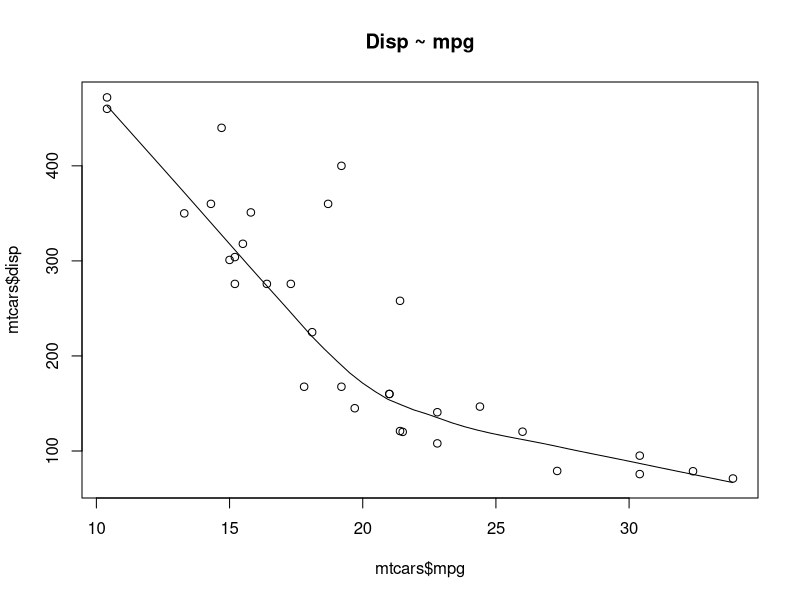
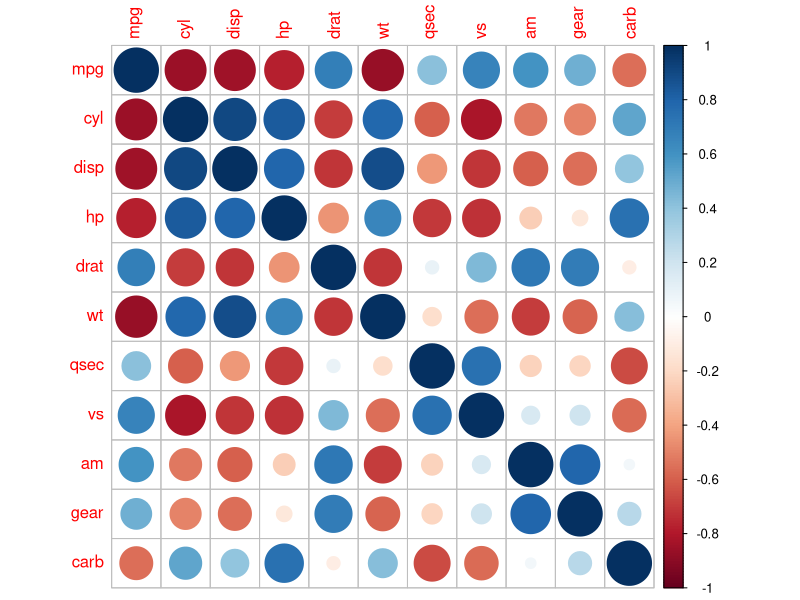
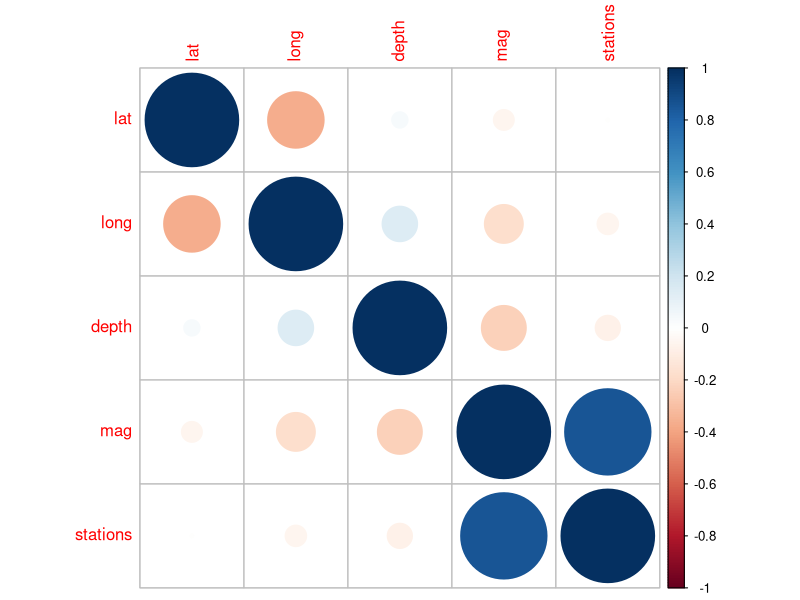
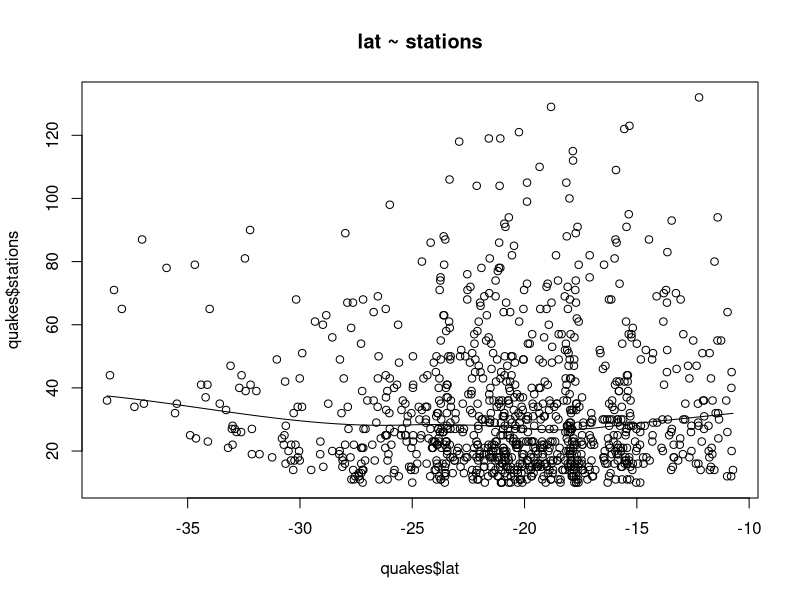
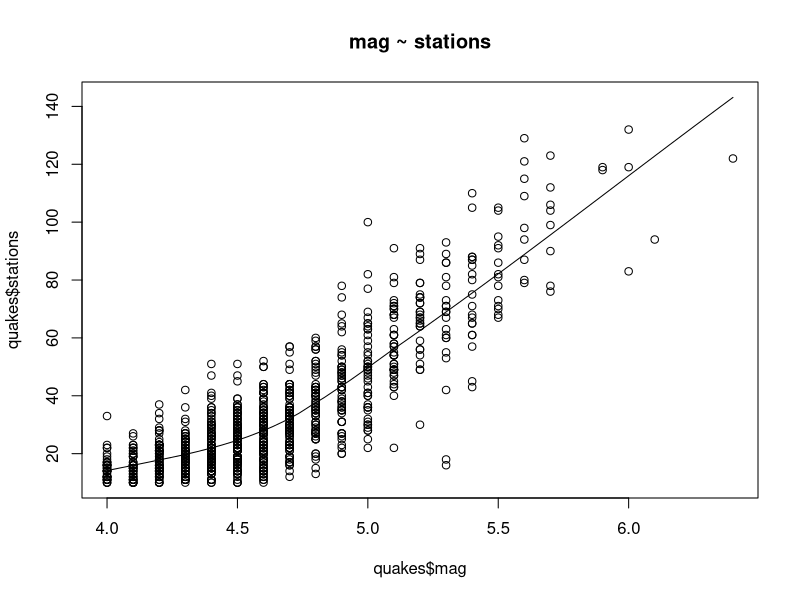
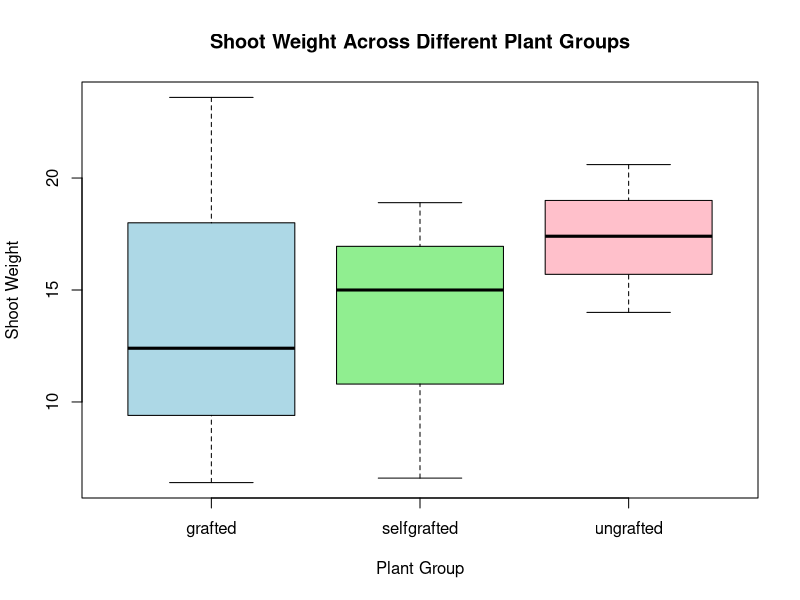
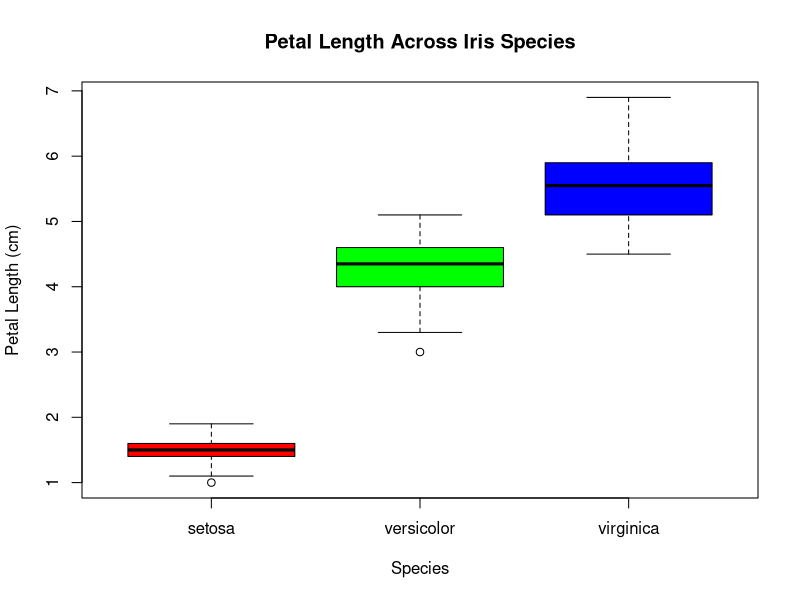

Reproduce these figures in R, in order.
############### Create a scatter plot ##############
data(mtcars)
View(mtcars)
scatter.smooth(x=mtcars$mpg,y=mtcars$disp,main="Disp ~ mpg")

############## Test for a correlation between two variables ##########
cor.test(mtcars$mpg,mtcars$disp)

############## Save and check test results ###################
cor_result <- cor.test(mtcars$mpg,mtcars$disp)
cor_result$estimate
cor_result$p.value

############# View correlation between many variables ############
library(corrplot)
corrplot(cor(mtcars))


########### Activity ###########
data(quakes)
View(quakes)

cor.test(quakes$long,quakes$depth)
cor_result <- cor.test(quakes$long,quakes$depth)
cor_result$estimate
cor_result$p.value

library(corrplot)
corrplot(cor(quakes))

scatter.smooth(x=quakes$lat,y=quakes$stations,main="lat ~ stations")
scatter.smooth(x=quakes$mag,y=quakes$stations,main="mag ~ stations")



######### T-test #############
data(sleep)
View(sleep)
t.test(extra ~ group,data = sleep)

data(trees)
View(trees)
t.test(trees$Girth,mu = 5)    ##### mu = Artificial Mean #####


######## Activity ############

arsenic <- data.frame(
  shoot_length = c(12.4,6.4,23.6,17.4,14,20.6,15,18.9,6.6,11),
  root_length = c(10,11.7,12.5,7.5,8,6.3,19,15,4,20)
)
print(arsenic)
summary(arsenic)

t.test(arsenic$root_length,mu = 15)
t_test_result<- t.test(arsenic$shoot_length,arsenic$root_length)
print(t_test_result)
t_test_result$p.value
t_test_result$estimate

arsenic_treated <- data.frame(
  Group = c("control","control","control","control","control","treatment1","treatment1","treatment1","treatment1","treatment1"),
  shoot_weight = c(12.4,6.4,23.6,17.4,14,20.6,15,18.9,6.6,11),
  root_weight = c(10,11.7,12.5,7.5,8,6.3,19,15,4,20)
)
print(arsenic_treated)
summary(arsenic_treated)
t.test(shoot_weight ~ Group, data = arsenic_treated)


############## ANOVA #######################
data("PlantGrowth")
View(PlantGrowth)
res_aov <- aov(weight ~ group,data = PlantGrowth)
summary(res_aov)

TukeyHSD(res_aov)


############# Activity ############
arsenic_treatment <- data.frame(
  Group = c("grafted","grafted","grafted","ungrafted","ungrafted","ungrafted","selfgrafted","selfgrafted","selfgrafted"), 
  shoot_weight = c(12.4,6.4,23.6,17.4,14,20.6,15,18.9,6.6),
  root_weight = c(10,11.7,12.5,7.5,8,6.3,19,15,4)
)
print(arsenic_treatment)
summary(arsenic_treatment)
res_aov <- aov(shoot_weight ~ Group,data = arsenic_treatment)
summary(res_aov)
TukeyHSD(res_aov)
head(arsenic_treatment)
tukey_result <- TukeyHSD(res_aov)
print(tukey_result)



arsenic_treatment <- data.frame(
  Group = c("grafted","grafted","grafted","ungrafted","ungrafted","ungrafted","selfgrafted","selfgrafted","selfgrafted"), 
  shoot_weight = c(12.4,6.4,23.6,17.4,14,20.6,15,18.9,6.6),
  root_weight = c(10,11.7,12.5,7.5,8,6.3,19,15,4)
)

print(arsenic_treatment)
View(arsenic_treatment)
summary(arsenic_treatment)
res_aov <- aov(shoot_weight ~ Group, data = arsenic_treatment)
summary(res_aov)
TukeyHSD(res_aov)
head(arsenic_treatment)

boxplot(shoot_weight ~ Group, data = arsenic_treatment, 
        main = "Shoot Weight Across Different Plant Groups",
        xlab = "Plant Group", ylab = "Shoot Weight",
        col = c("lightblue", "lightgreen", "pink"))


################### Simple and Multiple Linear Regression ####################
data(cars)
View(cars)
linear_mod <- lm(dist ~ speed, data = cars)
summary(linear_mod)

linear_mod2 <- lm(mpg ~ disp + qsec,data = mtcars)
summary(linear_mod2)


######### Activity ###############
data("iris")
res_aov <- aov(Petal.Length ~ Species, data = iris)
summary(res_aov)
boxplot(Petal.Length ~ Species, data = iris,
        main = "Petal Length Across Iris Species",
        xlab = "Species",
        ylab = "Petal Length (cm)",
        col = c("red", "green", "blue"))




























